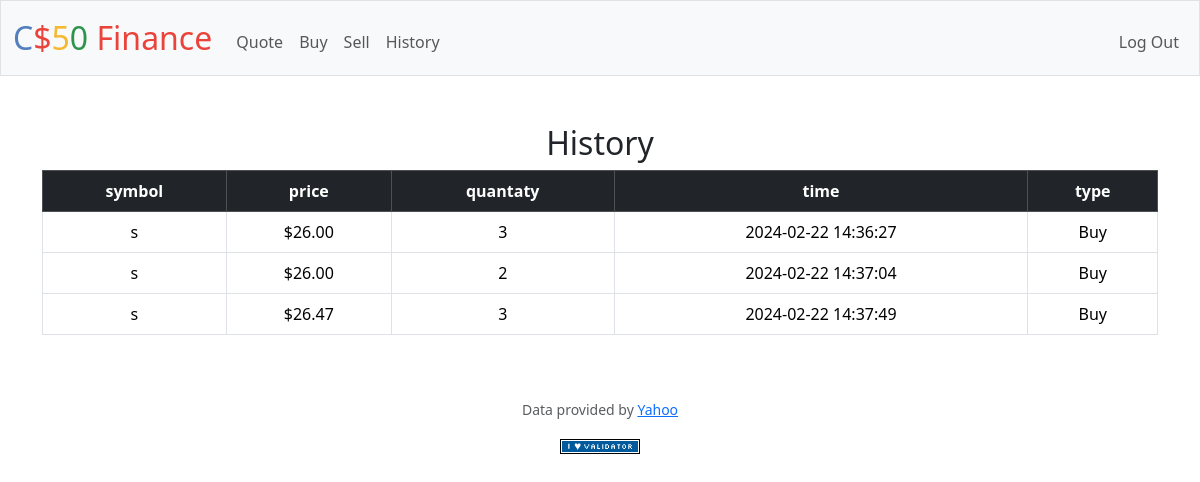
The app's page /history (signed in) with its own data.
### tables this page shows
CREATE TABLE history (id INTEGER PRIMARY KEY AUTOINCREMENT NOT NULL, symbol TEXT NOT NULL, price NUMERIC NOT NULL, 
user_id INTEGER, quantaty INTEGER NOT NULL, sell_time DATETIME DEFAULT CURRENT_TIMESTAMP, tran TEXT NOT NULL, FOREIGN KEY (user_id) REFERENCES users (id));

### app.py (the view)
@app.route("/history")
@login_required
def history():
    if request.method == "POST" or request.method == "GET":
        history = db.execute("SELECT * FROM history WHERE user_id = ?", session["user_id"])
        return render_template("history.html", history=history)

### app.py (called while the page is built)
@app.after_request
def after_request(response):
    response.headers["Cache-Control"] = "no-cache, no-store, must-revalidate"
    response.headers["Expires"] = 0
    response.headers["Pragma"] = "no-cache"
    return response

### helpers.py (called while the page is built)
def login_required(f):
    @wraps(f)
    def decorated_function(*args, **kwargs):
        if session.get("user_id") is None:
            return redirect("/login")
        return f(*args, **kwargs)
    return decorated_function

def usd(value):
    return f"${value:,.2f}"

### templates/history.html (shortened to what this page needs)
{% extends "layout.html" %}
{% block main %}
        <div class="mb-3">
            <h2>History</h2>
                <table class="table table-bordered">
                    <thead class="table-dark">
                        <tr>
                            <th>symbol</th>
                            <th>price</th>
                            <th>quantaty</th>
                            <th>time</th>
                            <th>type</th>
                        </tr>
                    </thead>
                    <tbody>
                        {% for stock in history %}
                            <tr>
                                <td>{{ stock["symbol"] }}</td>
                                <td>{{ stock["price"] | usd }}</td>
                                <td>{{ stock["quantaty"] }}</td>
                                <td>{{ stock["sell_time"] }}</td>
                                <td>{{ stock["tran"] }}</td>
                            </tr>
                        {% endfor %}
                    </tbody>
                </table>
        </div>
{% endblock %}

### records on screen
history: symbol "s", price "$26.00", quantaty "3", sell_time "2024-02-22 14:36:27", tran "Buy"
history: symbol "s", price "$26.00", quantaty "2", sell_time "2024-02-22 14:37:04", tran "Buy"
history: symbol "s", price "$26.47", quantaty "3", sell_time "2024-02-22 14:37:49", tran "Buy"
